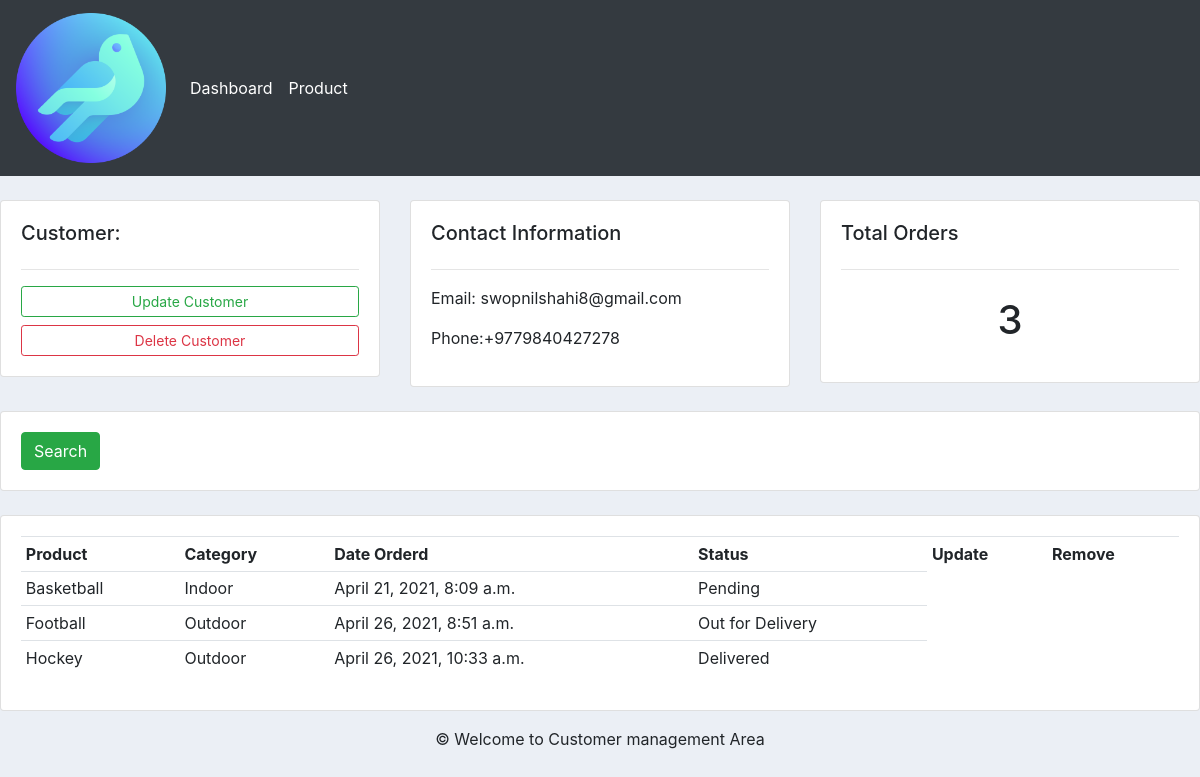
The app's page /customer/1/ with its own data.
### accounts/models.py (models this page shows, shortened)
class Customer(models.Model):
    name = models.CharField(max_length = 150, null = True)
    phone = models.CharField(max_length = 150, null = True)
    email = models.EmailField(max_length = 150, null = True)
    date_created = models.DateTimeField(auto_now_add = True, null= True)

class Order(models.Model):
    STATUS = (
        ('Pending', 'Pending'),
        ('Out for Delivery', 'Out for Delivery'),
        ('Delivered','Delivered',)
    )
    customer = models.ForeignKey(Customer, null=True, on_delete = models.SET_NULL)
    product = models.ForeignKey(Product, null = True, on_delete = models.SET_NULL)
    date_created = models.DateTimeField(auto_now_add = True)
    status = models.CharField(max_length = 200, null = True, choices = STATUS)

class Product(models.Model):
    CATEGORY = (
        ('Indoor','Indoor'),
        ('Outdoor','Outdoor'),
    )
    name = models.CharField(max_length = 150, null = True)
    price = models.FloatField(null = True)
    category = models.CharField(max_length = 150, null = True, choices = CATEGORY)
    description = models.CharField(max_length = 250, null = True, blank = True)
    date_created = models.DateTimeField(auto_now_add = True, null = True)
    tags = models.ManyToManyField(Tag)
    def __str__(self):
        return self.name

### accounts/views.py (the view)
# urls.py: path('customer/<str:pk_test>/',views.customer, name = 'customer'),
def customer(request, pk_test):
    customer = Customer.objects.get(id=pk_test)
    orders=customer.order_set.all() #order_set is the quiery for accessing child object
    order_count = orders.count()
    context = {'customer':customer, 'orders':orders, 'order_count':order_count}
    return render(request, 'accounts/customer.html', context)

### accounts/templates/accounts/customer.html
{% extends 'accounts/main.html' %}
{% block content %}
<br>
<div class=" breadcumb">
<div class="row">
	<div class="col-md">
		<div class="card card-body">
			<h5>Customer:</h5>
			<hr>
			<a class="btn btn-outline-success  btn-sm btn-block" href="">Update Customer</a>
			<a class="btn btn-outline-danger  btn-sm btn-block" href="">Delete Customer</a>
		</div>
	</div>
	<div class="col-md">
		<div class="card card-body">
			<h5>Contact Information</h5>
			<hr>
			<p>Email: {{ customer.email}}</p>
			<p>Phone:{{customer.phone}} </p>
		</div>
	</div>
	<div class="col-md">
		<div class="card card-body">
			<h5>Total Orders</h5>
			<hr>
			<h1 style="text-align: center;padding: 10px">{{order_count}}</h1>
		</div>
	</div>
</div>
<br>
<div class="row">
	<div class="col">
		<div class="card card-body">
			<form method="get">
		    <button class="btn btn-success" type="submit">Search</button>
		  </form>
		</div>
	</div>
</div>
<br>
<div class="row">
	<div class="col-md">
		<div class="card card-body">
			<table class="table table-sm">
				<tr>
					<th>Product</th>
					<th>Category</th>
					<th>Date Orderd</th>
					<th>Status</th>
					<th>Update</th>
					<th>Remove</th>
				</tr>
				{% for order in orders %}
				<tr>
					<td>{{order.product}}</td>
					<td>{{order.product.category}}</td>
					<td>{{order.date_created}}</td>
					<td>{{order.status}}</td>
				</tr>
				{% endfor %}
			</table>
		</div>
	</div>
</div>
</div>
{% endblock %}

### static/css/main.css (style rules this page uses)
body { background-color: #ebeff5; }

### records on screen
Customer: email "swopnilshahi8@gmail.com", phone "+9779840427278"
Order: product "Basketball", product.category "Indoor", date_created "April 21, 2021, 8:09 a.m.", status "Pending"
Order: product "Football", product.category "Outdoor", date_created "April 26, 2021, 8:51 a.m.", status "Out for Delivery"
Order: product "Hockey", product.category "Outdoor", date_created "April 26, 2021, 10:33 a.m.", status "Delivered"

### other values on screen
{{ order_count }} "3"
